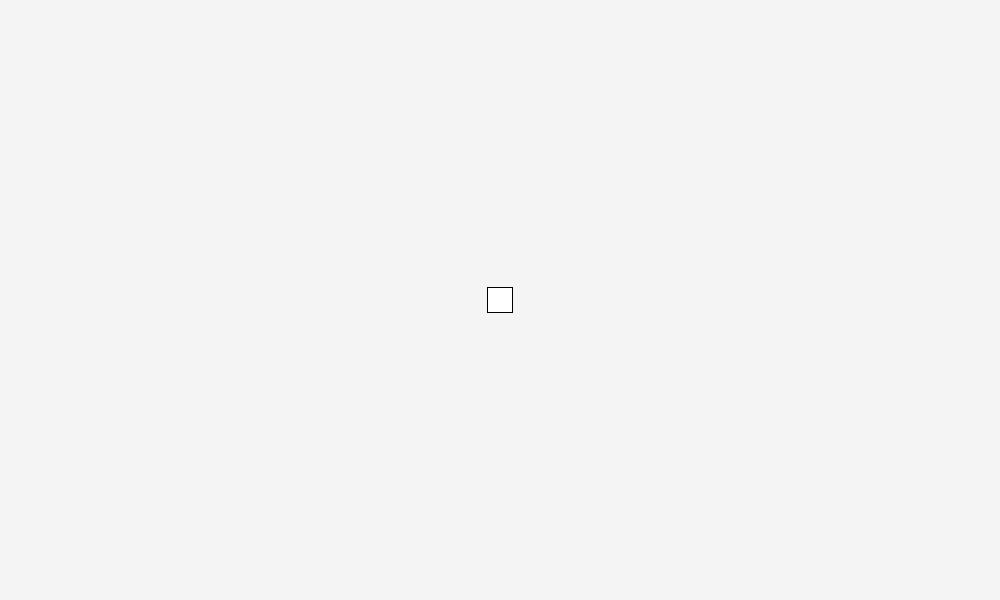
Frame 1 (no input)
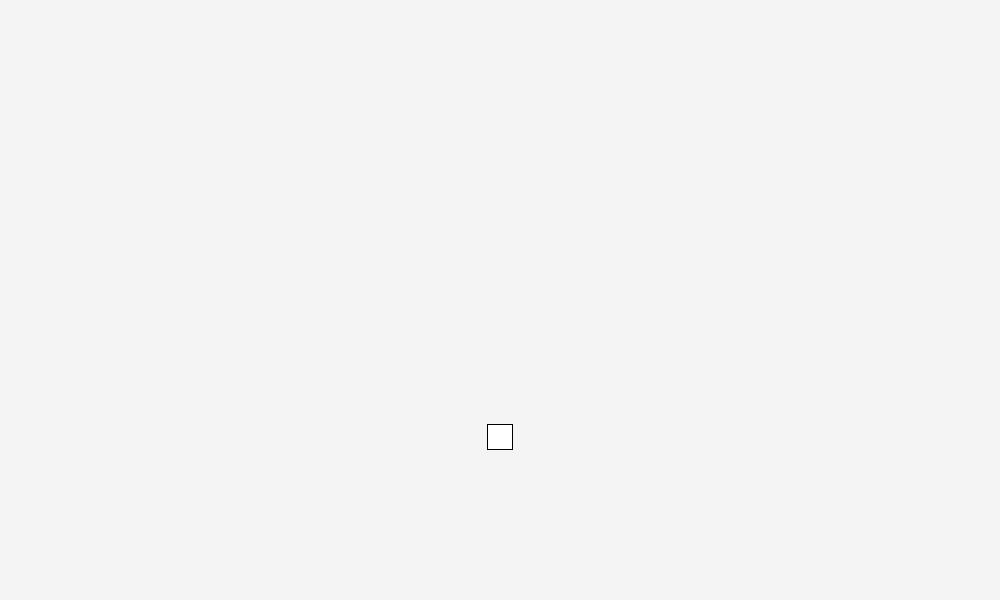
Frame 60 (the mouse pressed at the canvas centre just before this capture)
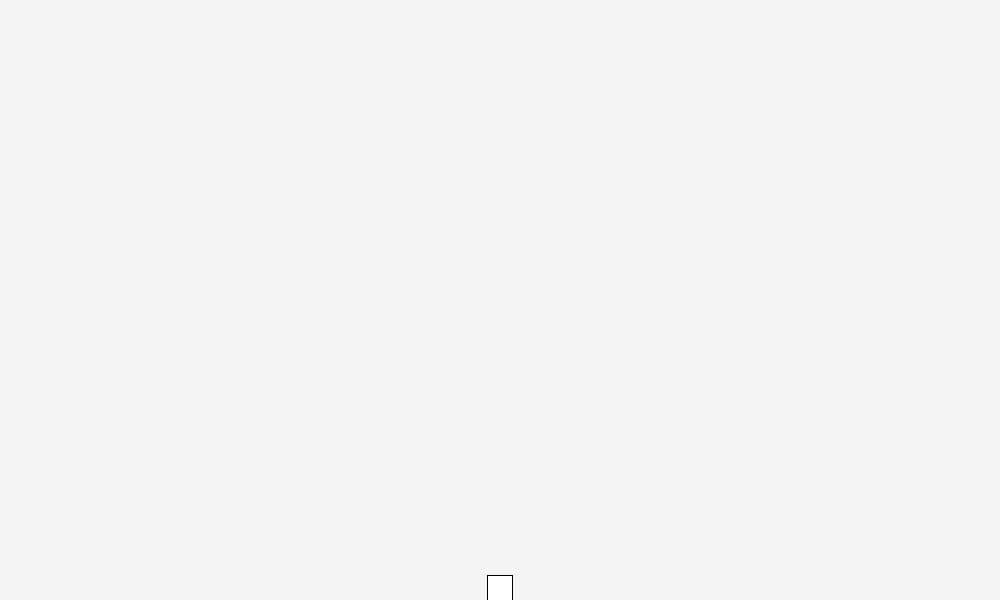
Frame 120 (the mouse held since frame 60 and released just before this capture)

The Processing sketch that drew these frames (run headless with seeded random() and noise(); from frame 60 on, the mouse is pressed at the canvas centre):

// Processing sketch: collisionJoueur
// ── collisionJoueur.pde
float g = .08;
float vHauteur = 0;
float x, y;
int taille = 25;
float saut = -4;
boolean[] keys = new boolean[128];
float xP, yP;

void setup() {
  size(1000, 600);
  x = width/2;
  y = height/2;
  saut = -height*.8/100;
  xP = height - 100;
  yP = 100;
}

void draw() {
  background(244);

  rectMode(CENTER);
  rect(x, y, taille, taille);
  if ( keys['q']) {
    x -= 1.5;
  } else if ( keys['d']) {
    x += 1.5;
  }
  y += vHauteur;
  vHauteur += g;
  y = constrain(y, 0+ taille, height- taille/2);
}

boolean surSol(float y, int t) {
  return y+t/2 >= height;
}

void keyPressed() {
  if (key == ' ' && surSol(y, taille)) {
    vHauteur = saut;
  }
  keys[key] = true;
}

void keyReleased() {
  keys[key] = false;
}
